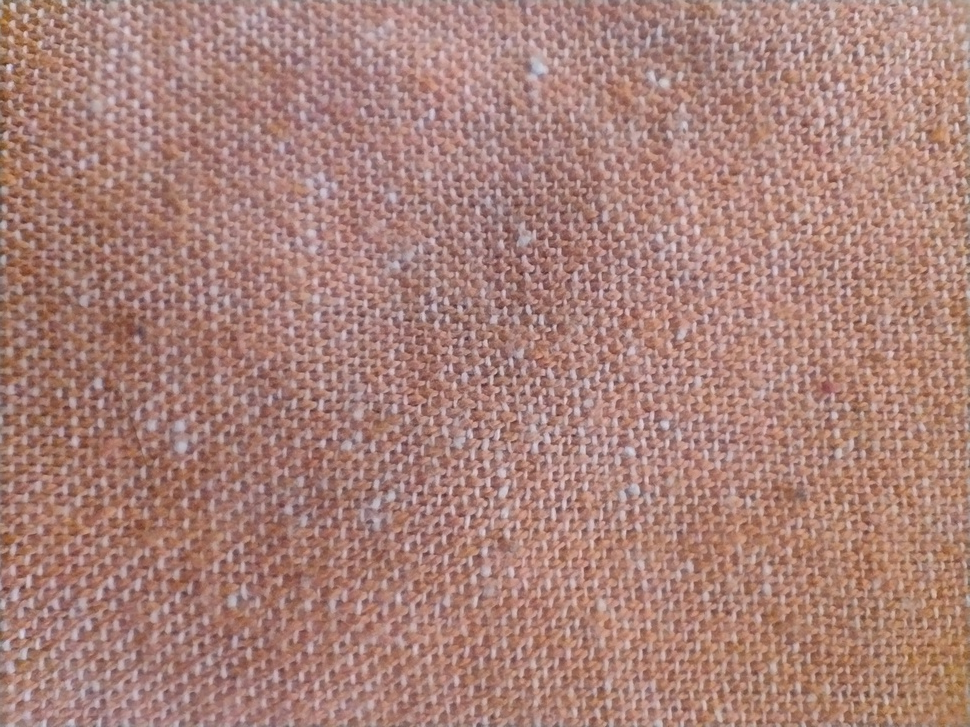
#> input picture samples/Bedsheet_image.jpg, 970 x 727 px, shrunk from 1600 x 1200 before the run
$ jupyter execute ThreadCount.ipynb   (shell and % lines are left out)
#> lines starting #> are read from the running program, lines starting #| are printed output that depends on the picture; after the words box and inside, x2 and y2 are one past the last pixel; in counts of white or black regions, pixels touching at a corner belong together
[cell 1]
import numpy as np;
import cv2 as cv;
import os
from os.path import join as joinPath

[cell 2]
from matplotlib import pyplot as plt

## Helper to show image on VSCode. Because cv.imshow doesn't work there.
def showImage(title: str, image: cv.Mat, color: bool = True):
    if (color):
        image = cv.cvtColor(image, cv.COLOR_BGR2RGB)
    plt.imshow(image)
    plt.title(title)
    plt.show()

[cell 3]
def otsuThreshold(image: cv.Mat):
    gray = cv.cvtColor(image, cv.COLOR_BGR2GRAY)
    return cv.threshold(gray, 0, 255, cv.THRESH_BINARY | cv.THRESH_OTSU)[1]

[cell 4]
bedsheetImage = cv.imread('samples/Bedsheet_image.jpg')
#> bedsheetImage is the input picture: shape (727, 970, 3); mean B, G, R 121.2, 129.5, 169.4
karcheepImage = cv.imread('samples/Karcheep.jpg')
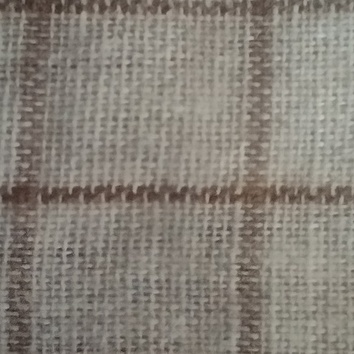
#> input picture samples/Karcheep.jpg, 354 x 354 px, shrunk from 584 x 584 before the run
#> karcheepImage is the input picture: shape (354, 354, 3); mean B, G, R 120, 128.6, 134.6
lightClothImage = cv.imread('samples/Lightweight_Cloth.jpg')
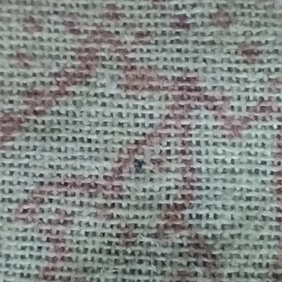
#> input picture samples/Lightweight_Cloth.jpg, 282 x 282 px, shrunk from 466 x 466 before the run
#> lightClothImage is the input picture: shape (282, 282, 3); mean B, G, R 133.5, 136.6, 131.7
shirtFabricImage = cv.imread('samples/Shirt_fabric.jpg')
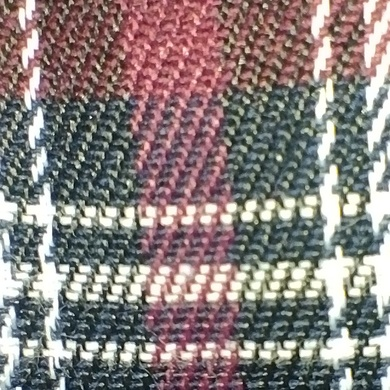
#> input picture samples/Shirt_fabric.jpg, 390 x 390 px, shrunk from 644 x 644 before the run
#> shirtFabricImage is the input picture: shape (390, 390, 3); mean B, G, R 124.1, 126.2, 136.4
towelImage = cv.imread('samples/Towel fabric.jpg')
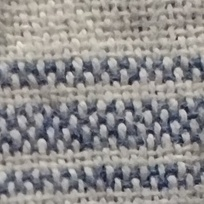
#> input picture samples/Towel fabric.jpg, 204 x 204 px, shrunk from 337 x 337 before the run
#> towelImage is the input picture: shape (204, 204, 3); mean B, G, R 139.7, 140.4, 142.7

allImages = [bedsheetImage, karcheepImage, lightClothImage, shirtFabricImage, towelImage]

[cell 5]
## Not sure what it does but opencv tutorial does this
## https://docs.opencv.org/4.x/d2/dbd/tutorial_distance_transform.html
def blackBackground(image: cv.Mat) -> cv.Mat:
    src = image.copy()
    src[np.all(src == 255, axis=2)]
    return src

[cell 6]
## Does laplacian filtering (without applying above blackBackground)
def laplacianSharpening(image: cv.Mat, coefficient: int = 1) -> cv.Mat:
    kernel = np.array([[1, 1, 1], [1, -8, 1], [1, 1, 1]], dtype=np.float32) * coefficient
    imgLaplacian = cv.filter2D(image, cv.CV_32F, kernel)
    sharp = np.float32(image)
    imgResult = sharp - imgLaplacian
    imgResult = np.clip(imgResult, 0, 255)
    imgResult = imgResult.astype('uint8')
    return imgResult

[cell 7]
## Helper to avoid nesting too many parentheses
def pipeline(image: cv.Mat, functions):
    for transform in functions:
        image = transform(image)
    return image

[cell 8]
## Distance transform a grayscale image
def distanceTransform(image: cv.Mat, distanceType=cv.DIST_L2, maskSize=3):
    return cv.distanceTransform(image, distanceType, maskSize)

[cell 9]
def binaryThreshold(image: cv.Mat) -> cv.Mat:
    return cv.threshold(image, 100, 255, cv.THRESH_BINARY)[1]

[cell 10]
def preprocess(image: cv.Mat) -> cv.Mat:
    return pipeline(image, [
        lambda image: laplacianSharpening(image, 2),
        otsuThreshold,
        distanceTransform,
        ])

[cell 11]
import random as rng

image = cv.imread('samples/Lightweight_Cloth_11x11.jpg')
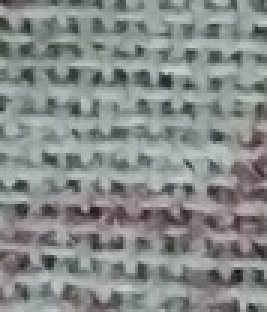
#> input picture samples/Lightweight_Cloth_11x11.jpg, 89 x 104 px, shrunk from 146 x 171 before the run (shown 3 times larger)
#> image is the input picture: shape (104, 89, 3); mean B, G, R 137, 139, 134.1
imagePre = preprocess(image)
#> after the loop in pipeline, `for transform in functions:`:
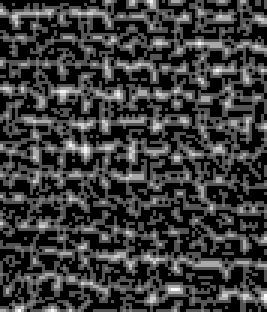
#> image: shape (104, 89) float32 (shown 3 times larger); min 0, max 2.87, mean 0.676; drawn with min black and max white
imagePre8u = imagePre.astype(np.uint8)
contours, _ = cv.findContours(imagePre8u, cv.RETR_LIST, cv.CHAIN_APPROX_TC89_KCOS)
#> contours = 216 contours, 210 with area under 20; largest, box (x1, y1, x2, y2) and area: (32, 83, 46, 91) 28, (20, 46, 31, 54) 26, (17, 28, 28, 34) 26, (73, 96, 89, 102) 24, (58, 13, 77, 19) 24, (0, 2, 18, 8) 20
markers = np.zeros(imagePre.shape, dtype=np.int32)

for i in range(len(contours)):
    cv.drawContours(markers, contours, i, i+1, -1)
#> markers: shape (104, 89) int32; 217 distinct labels, from 0 to 216
cv.circle(markers, (5,5), 3, (255,255,255), -1)
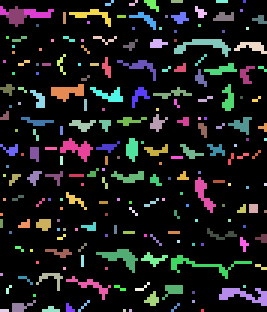
#> markers: shape (104, 89) int32 (shown 3 times larger); 218 distinct labels, from 0 to 255; one colour per label, 0 black
markers_8u = (markers * 10).astype('uint8')

cv.watershed(laplacianSharpening(image), markers)
mark = markers.astype('uint8')
mark = cv.bitwise_not(mark)
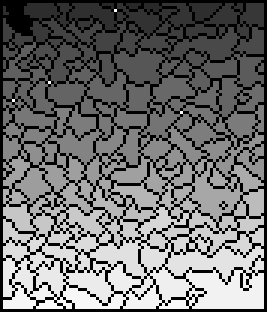
#> mark: shape (104, 89) (shown 3 times larger); min 0, max 255, mean 109.6
# uncomment this if you want to see how the mark
# image looks like at that point
# cv.imshow('Markers_v2', mark)
# Generate random colors
colors = []
for contour in contours:
    colors.append((rng.randint(0,256), rng.randint(0,256), rng.randint(0,256)))
#> this loop made 216 passes
#> contour on passes 1 to 3: [[67, 103]], [[43, 103]], [[41, 103]]
#> after the loop, colors = 216 items, first 6: (197, 215, 20), (132, 248, 207), (155, 244, 183), (111, 71, 144), (71, 48, 128), (75, 158, 50)
# Create the result image
dst = np.zeros((markers.shape[0], markers.shape[1], 3), dtype=np.uint8)
# Fill labeled objects with random colors
for i in range(markers.shape[0]):
    for j in range(markers.shape[1]):
        index = markers[i,j]
        if index > 0 and index <= len(contours):
            dst[i,j,:] = colors[index-1]
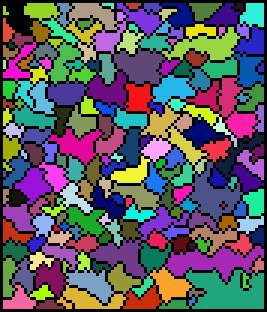
#> dst: shape (104, 89, 3) (shown 3 times larger); mean of channels 0, 1, 2 93.9, 85.7, 89.4; drawn as B, G, R
# Visualize the final image
showImage('sharpened image', laplacianSharpening(image))
showImage('Preprocessed Image', imagePre)
#> call 2 of showImage, with title = 'Preprocessed Image', color = True
#> in showImage (call 2), `plt.show()`:
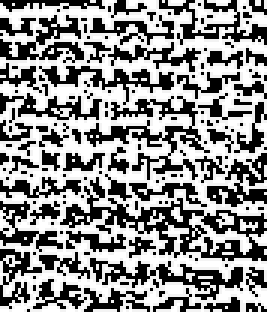
#> shown: shape (104, 89, 3) float32 (shown 3 times larger); min 0, max 1, mean 0.562
showImage('Final Result', dst)

[cell 12]
len(contours)
#> Out = 216
